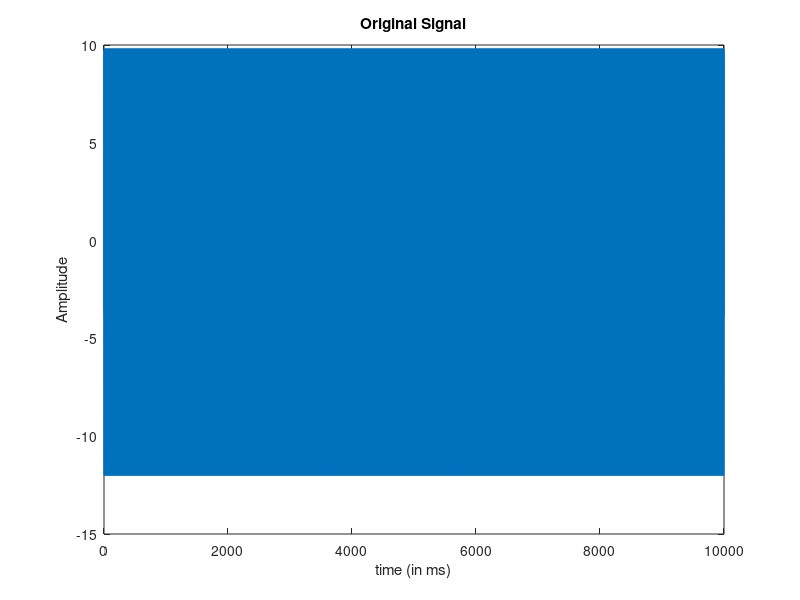
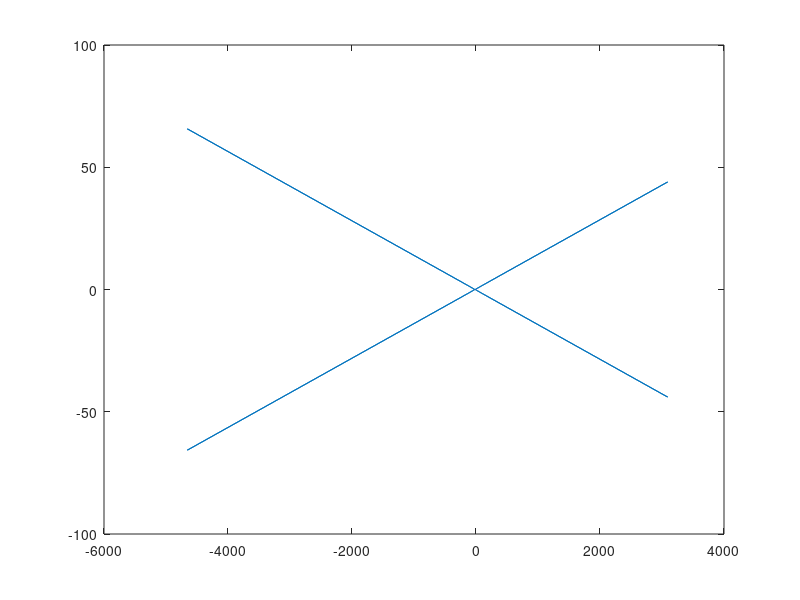
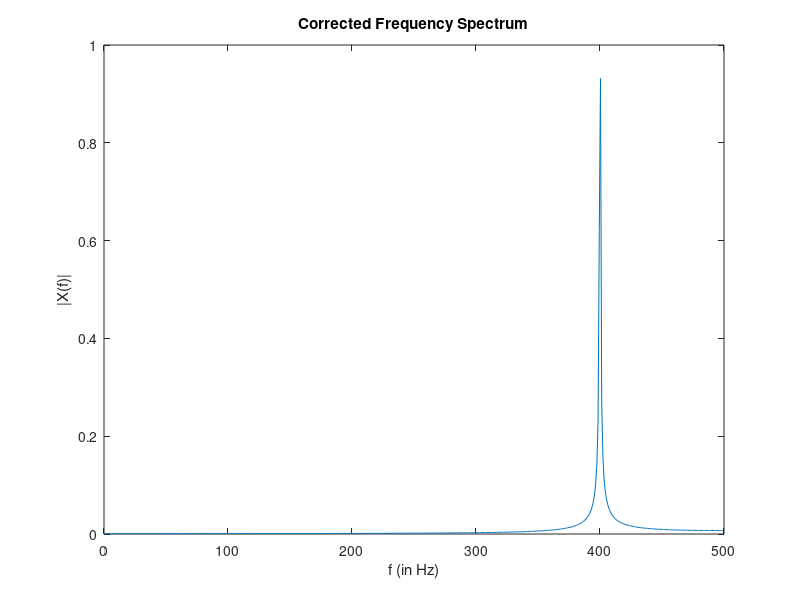

Write the MATLAB code that produced these figures, in order.
clear;
clc;
Fs = 1000;          %sampling rate
Duration = 10;

t = 0:1/Fs:Duration;    %time vector
N = 1024;           %FFT points

% Create the signal
amplitude = 12;
frequency = 400;
phase_offset = -0.3;
dc_offset = 0;
x = dc_offset + amplitude * sin(2*pi*frequency*t + phase_offset);

figure(1)
plot(t*1000,x)
xlabel('time (in ms)')
ylabel('Amplitude')
title('Original Signal')

% FFT
X = fft(x,N);
figure(3);
plot(X);

% FFT returns a mirror reflection across the midpoint for real signals
% Something about complex conjugates.
% We only need the Single Side Band Spectrum
% We get this by only taking the first half of the output, and multiplying
% it by 2 (I suppose to compensate for nuking half the output).
SSB = X(1:N/2);
SSB(2:end) = 2*SSB(2:end); % They start at 2 because first element corresponds to DC component (0 freq).

% FFT output is apparently complex valued. Each IQ is (amplitude, phase)
% for the given frequency. abs of a complex returns the magnitude of the
% complex. Now, why we do this instead of just using the I portion I am not
% sure.
% SSB = abs(SSB);

% The frequency axis. We specify the number of points (Bins) for our FFT.
% This is actually a little different than what I thought. I thought the
% number of points was determined by the length of the input...
% Well at any rate, we are throwing away half the bins anyways. So, we are
% spreading Fs/2 Hz across N/2 bins -> (Fs/2)/(N/2)=(Fs/N)

f = (0:N/2-1)*(Fs/N); % The -1 is due to dropping the first bin.


normalized_SSB = abs(SSB)/length(t);

% Amplitude
figure(4)
plot(f, normalized_SSB); % Something to do with a normalization factor, regarding the input signal length.
xlabel('f (in Hz)')
ylabel('|X(f)|')
title('Corrected Frequency Spectrum')